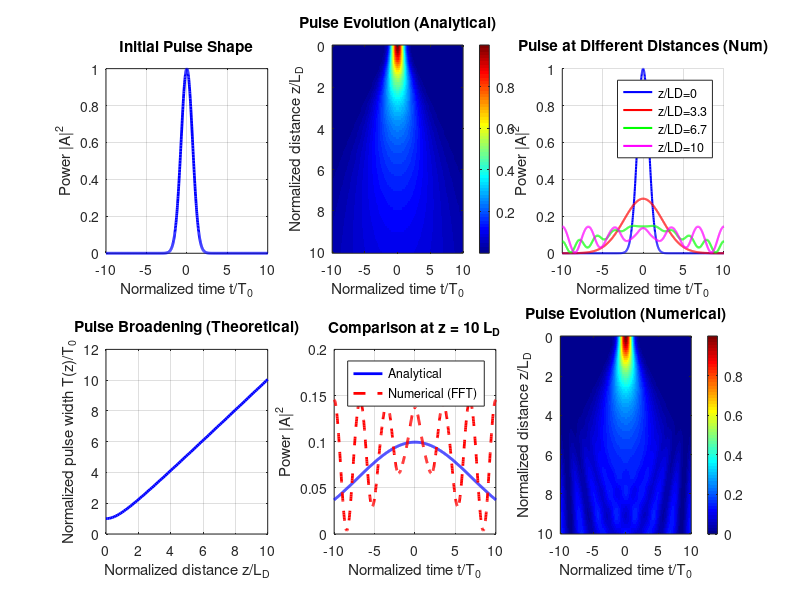

Write the MATLAB code that produced this figure.
clear all; close all; clc;

T0 = 1e-12;          
t1 = 10*T0;       
Nt = 1024;          
t = linspace(-t1, t1, Nt);
dt = t(2) - t(1);

z2 = 10;         
Nz = 100;           
z = linspace(0, z2, Nz);

beta2 = -20e-27;    
LD = T0^2/abs(beta2); 
z1 = z * LD;     
P0 = 1;              
C = 0;               

p1 = 1; 
m = 3; 

switch p1
    case 1
        A0 = sqrt(P0) * exp(-0.5*(t/T0).^2);
    case 2
        A0 = sqrt(P0) * exp(-0.5*(t/T0).^(2*m));
    case 3
        A0 = sqrt(P0) * sech(t/T0);
    case 4
        A0 = sqrt(P0) * double(abs(t) <= T0);
end

omega = 2*pi*(-Nt/2:Nt/2-1)/(Nt*dt);
omega = fftshift(omega);
dz = z(2) - z(1);

A = zeros(Nz, Nt);
A(1,:) = A0;

if p1 == 1
    for k = 2:Nz
        zeta = z(k);
        factor = 1 + 1i*sign(beta2)*zeta;
        A(k,:) = sqrt(P0) / sqrt(factor) * exp(-0.5*(1+1i*C)*(t/T0).^2 ./ factor);
    end
else
    A(2:end, :) = NaN; 
end

A1 = zeros(Nz, Nt);
A1(1,:) = A0;

for k = 2:Nz
    D1 = exp(1i * 0.5 * beta2 * omega.^2 * dz * LD);
    A2 = fft(A1(k-1,:));
    A2 = A2 .* D1;
    A1(k,:) = ifft(A2);
end

T1 = T0 * sqrt(1 + (z*sign(beta2)).^2);

figure('Position', [100, 100, 1200, 800]);

subplot(2,3,1);
plot(t/T0, abs(A0).^2, 'b-', 'LineWidth', 2);
xlabel('Normalized time t/T_0');
ylabel('Power |A|^2');
title('Initial Pulse Shape');
grid on;

subplot(2,3,2);
imagesc(t/T0, z, abs(A).^2);
xlabel('Normalized time t/T_0');
ylabel('Normalized distance z/L_D');
title('Pulse Evolution (Analytical)');
colorbar;
colormap('jet');

subplot(2,3,3);
z3 = [1, round(Nz/3), round(2*Nz/3), Nz];
hold on;
colors = ['b', 'r', 'g', 'm'];
for k = 1:length(z3)
    idx = z3(k);
    plot(t/T0, abs(A1(idx,:)).^2, colors(k), 'LineWidth', 1.5);
end
xlabel('Normalized time t/T_0');
ylabel('Power |A|^2');
title('Pulse at Different Distances (Num)');
legend('z/LD=0', 'z/LD=3.3', 'z/LD=6.7', 'z/LD=10');
grid on;

subplot(2,3,4);
if p1 == 1
    plot(z, T1/T0, 'b-', 'LineWidth', 2);
    title('Pulse Broadening (Theoretical)');
else
    title('Broadening Theory N/A for this pulse');
end
xlabel('Normalized distance z/L_D');
ylabel('Normalized pulse width T(z)/T_0');
grid on;

subplot(2,3,5);
z4 = Nz; 
plot(t/T0, abs(A(z4,:)).^2, 'b-', 'LineWidth', 2);
hold on;
plot(t/T0, abs(A1(z4,:)).^2, 'r--', 'LineWidth', 2);
xlabel('Normalized time t/T_0');
ylabel('Power |A|^2');
title(['Comparison at z = ', num2str(z(z4)), ' L_D']);
legend('Analytical', 'Numerical (FFT)');
grid on;

subplot(2,3,6);
imagesc(t/T0, z, abs(A1).^2);
xlabel('Normalized time t/T_0');
ylabel('Normalized distance z/L_D');
title('Pulse Evolution (Numerical)');
colorbar;
colormap('jet');
